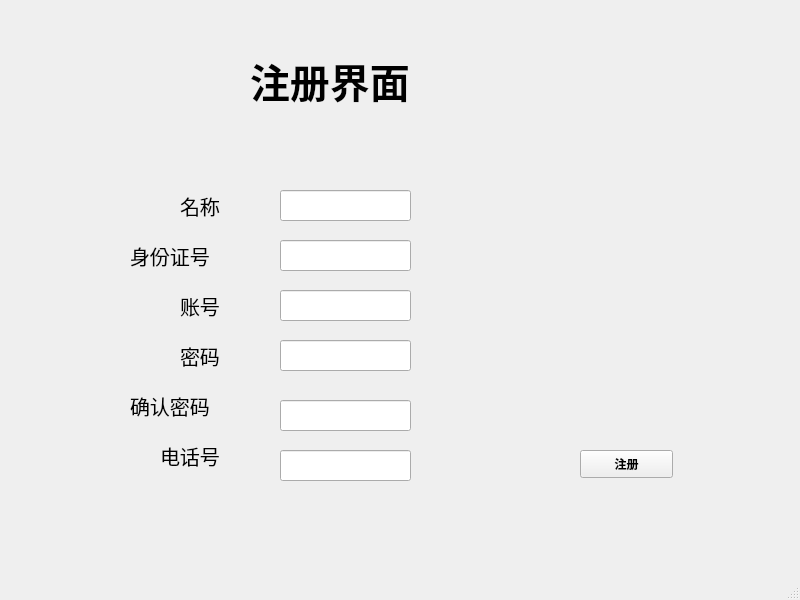
<?xml version="1.0" encoding="UTF-8"?>
<ui version="4.0">
 <class>MainWindow</class>
 <widget class="QMainWindow" name="MainWindow">
  <property name="geometry">
   <rect>
    <x>0</x>
    <y>0</y>
    <width>800</width>
    <height>600</height>
   </rect>
  </property>
  <property name="font">
   <font>
    <family>宋体</family>
    <weight>75</weight>
    <bold>true</bold>
   </font>
  </property>
  <property name="windowTitle">
   <string>MainWindow</string>
  </property>
  <widget class="QWidget" name="centralwidget">
   <widget class="QLabel" name="label">
    <property name="geometry">
     <rect>
      <x>250</x>
      <y>10</y>
      <width>201</width>
      <height>141</height>
     </rect>
    </property>
    <property name="font">
     <font>
      <family>宋体</family>
      <pointsize>30</pointsize>
      <weight>75</weight>
      <bold>true</bold>
     </font>
    </property>
    <property name="text">
     <string>注册界面</string>
    </property>
   </widget>
   <widget class="QLabel" name="label_2">
    <property name="geometry">
     <rect>
      <x>180</x>
      <y>190</y>
      <width>72</width>
      <height>31</height>
     </rect>
    </property>
    <property name="font">
     <font>
      <family>黑体</family>
      <pointsize>15</pointsize>
      <weight>50</weight>
      <bold>false</bold>
     </font>
    </property>
    <property name="text">
     <string>名称</string>
    </property>
   </widget>
   <widget class="QLabel" name="label_3">
    <property name="geometry">
     <rect>
      <x>130</x>
      <y>240</y>
      <width>111</width>
      <height>31</height>
     </rect>
    </property>
    <property name="font">
     <font>
      <family>黑体</family>
      <pointsize>15</pointsize>
      <weight>50</weight>
      <bold>false</bold>
     </font>
    </property>
    <property name="text">
     <string>身份证号</string>
    </property>
   </widget>
   <widget class="QLabel" name="label_4">
    <property name="geometry">
     <rect>
      <x>180</x>
      <y>290</y>
      <width>72</width>
      <height>31</height>
     </rect>
    </property>
    <property name="font">
     <font>
      <family>黑体</family>
      <pointsize>15</pointsize>
      <weight>50</weight>
      <bold>false</bold>
     </font>
    </property>
    <property name="text">
     <string>账号</string>
    </property>
   </widget>
   <widget class="QLabel" name="label_5">
    <property name="geometry">
     <rect>
      <x>180</x>
      <y>340</y>
      <width>72</width>
      <height>31</height>
     </rect>
    </property>
    <property name="font">
     <font>
      <family>黑体</family>
      <pointsize>15</pointsize>
      <weight>50</weight>
      <bold>false</bold>
     </font>
    </property>
    <property name="text">
     <string>密码</string>
    </property>
   </widget>
   <widget class="QLabel" name="label_6">
    <property name="geometry">
     <rect>
      <x>130</x>
      <y>390</y>
      <width>121</width>
      <height>31</height>
     </rect>
    </property>
    <property name="font">
     <font>
      <family>黑体</family>
      <pointsize>15</pointsize>
      <weight>50</weight>
      <bold>false</bold>
     </font>
    </property>
    <property name="text">
     <string>确认密码</string>
    </property>
   </widget>
   <widget class="QLabel" name="label_7">
    <property name="geometry">
     <rect>
      <x>160</x>
      <y>440</y>
      <width>121</width>
      <height>31</height>
     </rect>
    </property>
    <property name="font">
     <font>
      <family>黑体</family>
      <pointsize>15</pointsize>
      <weight>50</weight>
      <bold>false</bold>
     </font>
    </property>
    <property name="text">
     <string>电话号</string>
    </property>
   </widget>
   <widget class="QLineEdit" name="lineEdit">
    <property name="geometry">
     <rect>
      <x>280</x>
      <y>190</y>
      <width>131</width>
      <height>31</height>
     </rect>
    </property>
   </widget>
   <widget class="QLineEdit" name="lineEdit_2">
    <property name="geometry">
     <rect>
      <x>280</x>
      <y>240</y>
      <width>131</width>
      <height>31</height>
     </rect>
    </property>
   </widget>
   <widget class="QLineEdit" name="lineEdit_3">
    <property name="geometry">
     <rect>
      <x>280</x>
      <y>290</y>
      <width>131</width>
      <height>31</height>
     </rect>
    </property>
   </widget>
   <widget class="QLineEdit" name="lineEdit_4">
    <property name="geometry">
     <rect>
      <x>280</x>
      <y>340</y>
      <width>131</width>
      <height>31</height>
     </rect>
    </property>
   </widget>
   <widget class="QLineEdit" name="lineEdit_5">
    <property name="geometry">
     <rect>
      <x>280</x>
      <y>400</y>
      <width>131</width>
      <height>31</height>
     </rect>
    </property>
   </widget>
   <widget class="QLineEdit" name="lineEdit_6">
    <property name="geometry">
     <rect>
      <x>280</x>
      <y>450</y>
      <width>131</width>
      <height>31</height>
     </rect>
    </property>
   </widget>
   <widget class="QPushButton" name="pushButton">
    <property name="geometry">
     <rect>
      <x>580</x>
      <y>450</y>
      <width>93</width>
      <height>28</height>
     </rect>
    </property>
    <property name="font">
     <font>
      <family>宋体</family>
      <weight>75</weight>
      <bold>true</bold>
     </font>
    </property>
    <property name="text">
     <string>注册</string>
    </property>
   </widget>
  </widget>
  <widget class="QMenuBar" name="menubar">
   <property name="geometry">
    <rect>
     <x>0</x>
     <y>0</y>
     <width>800</width>
     <height>21</height>
    </rect>
   </property>
  </widget>
  <widget class="QStatusBar" name="statusbar"/>
 </widget>
 <resources/>
 <connections/>
</ui>
